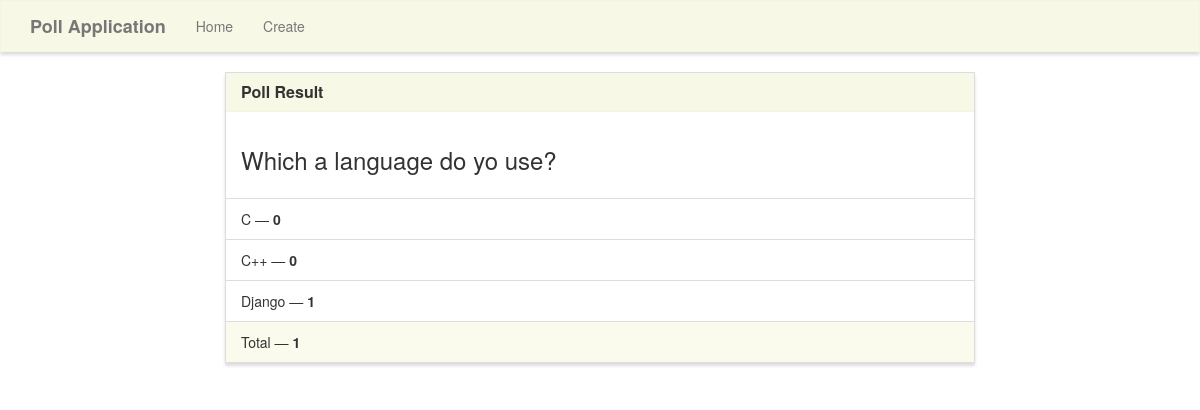
The page /results/5 on the database its author committed.
### pollsApp/models.py (models this page shows, shortened)
class Poll(models.Model):
    question = models.TextField()
    firstOption = models.CharField(max_length = 30)
    secondOption = models.CharField(max_length = 30)
    thirdOption = models.CharField(max_length = 30)
    firstOptionCount = models.IntegerField(default = 0)
    secondOptionCount = models.IntegerField(default = 0)
    thirdOptionCount = models.IntegerField(default = 0)
    listOfOptions = []
    def total(self):
        return self.firstOptionCount + self.secondOptionCount + self.thirdOptionCount

### pollsApp/views.py (the view)
# urls.py: path('results/<poll_id>', views_poll.results, name='results'),
def results(request, poll_id):
    poll = Poll.objects.get(pk=poll_id)
    context = {
        'poll' : poll
    }
    return render(request, 'poll/results.html', context)

### templates/poll/results.html (shortened to what this page needs)
{% extends "poll/base.html" %}
{% block main %}
<div class="row">
    <div class="col-lg-8 col-lg-offset-2">
        <div class="panel panel-default">
            <div class="panel-heading">
                <h3 class="panel-title">Poll Result</h3>
            </div>
            <div class="panel-body">
                <h3>{{poll.question}}</h3>
            </div>
            <ul class="list-group">
                <li class="list-group-item">{{poll.firstOption}} &mdash; <strong>{{poll.firstOptionCount}}</strong></li>
                <li class="list-group-item">{{poll.secondOption}} &mdash; <strong>{{poll.secondOptionCount}}</strong></li>
                <li class="list-group-item">{{poll.thirdOption}} &mdash; <strong>{{poll.thirdOptionCount}}</strong></li>
            </ul>
            <div class="panel-footer">
                Total &mdash; <strong>{{poll.total}}</strong>
            </div>
        </div>
    </div>
</div>
{% endblock %}

### static/style.css (style rules this page uses)
.navbar-default, .btn, .form-control, .panel { border-radius: 0; }
.panel-default > .panel-heading { color: #333; background-color: rgba(245, 245, 220, .7); border-color: rgba(245, 245, 220, .6); border-top-left-radius: 0; border-top-right-radius: 0; }
.panel-footer { background-color: rgba(245, 245, 220, .5); border-color: rgba(245, 245, 220, .4); }
.panel { box-shadow: 0px 3px 3px 0px #ddd; }
a.navbar-brand, .panel-title { font-weight: bolder; }

### rows shown on the page
Poll: question "Which a language do yo use?", firstOption "C", firstOptionCount "0", secondOption "C++", secondOptionCount "0", thirdOption "Django", thirdOptionCount "1", total "1"
